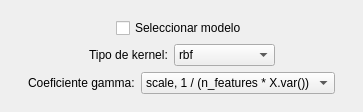
          <widget class="QWidget" name="svm">
           <property name="geometry">
            <rect>
             <x>0</x>
             <y>0</y>
             <width>363</width>
             <height>112</height>
            </rect>
           </property>
           <attribute name="label">
            <string>Support Vector Machine</string>
           </attribute>
           <layout class="QVBoxLayout" name="verticalLayout_16">
            <item>
             <spacer name="verticalSpacer_15">
              <property name="orientation">
               <enum>Qt::Vertical</enum>
              </property>
              <property name="sizeHint" stdset="0">
               <size>
                <width>20</width>
                <height>121</height>
               </size>
              </property>
             </spacer>
            </item>
            <item>
             <layout class="QHBoxLayout" name="horizontalLayout_35">
              <item>
               <spacer name="horizontalSpacer_65">
                <property name="orientation">
                 <enum>Qt::Horizontal</enum>
                </property>
                <property name="sizeHint" stdset="0">
                 <size>
                  <width>40</width>
                  <height>20</height>
                 </size>
                </property>
               </spacer>
              </item>
              <item>
               <widget class="QCheckBox" name="svm_check">
                <property name="text">
                 <string>Seleccionar modelo</string>
                </property>
               </widget>
              </item>
              <item>
               <spacer name="horizontalSpacer_66">
                <property name="orientation">
                 <enum>Qt::Horizontal</enum>
                </property>
                <property name="sizeHint" stdset="0">
                 <size>
                  <width>40</width>
                  <height>20</height>
                 </size>
                </property>
               </spacer>
              </item>
             </layout>
            </item>
            <item>
             <layout class="QHBoxLayout" name="horizontalLayout_36">
              <item>
               <spacer name="horizontalSpacer_67">
                <property name="orientation">
                 <enum>Qt::Horizontal</enum>
                </property>
                <property name="sizeHint" stdset="0">
                 <size>
                  <width>40</width>
                  <height>20</height>
                 </size>
                </property>
               </spacer>
              </item>
              <item>
               <widget class="QLabel" name="label_27">
                <property name="text">
                 <string>Tipo de kernel:</string>
                </property>
               </widget>
              </item>
              <item>
               <widget class="QComboBox" name="svm_comboBox1">
                <item>
                 <property name="text">
                  <string>rbf</string>
                 </property>
                </item>
                <item>
                 <property name="text">
                  <string>linear</string>
                 </property>
                </item>
                <item>
                 <property name="text">
                  <string>poly</string>
                 </property>
                </item>
                <item>
                 <property name="text">
                  <string>sigmoid</string>
                 </property>
                </item>
                <item>
                 <property name="text">
                  <string>precomputed</string>
                 </property>
                </item>
               </widget>
              </item>
              <item>
               <spacer name="horizontalSpacer_68">
                <property name="orientation">
                 <enum>Qt::Horizontal</enum>
                </property>
                <property name="sizeHint" stdset="0">
                 <size>
                  <width>40</width>
                  <height>20</height>
                 </size>
                </property>
               </spacer>
              </item>
             </layout>
            </item>
            <item>
             <layout class="QHBoxLayout" name="horizontalLayout_37">
              <item>
               <spacer name="horizontalSpacer_69">
                <property name="orientation">
                 <enum>Qt::Horizontal</enum>
                </property>
                <property name="sizeHint" stdset="0">
                 <size>
                  <width>40</width>
                  <height>20</height>
                 </size>
                </property>
               </spacer>
              </item>
              <item>
               <widget class="QLabel" name="label_28">
                <property name="text">
                 <string>Coeficiente gamma:</string>
                </property>
               </widget>
              </item>
              <item>
               <widget class="QComboBox" name="svm_comboBox2">
                <item>
                 <property name="text">
                  <string>scale, 1 / (n_features * X.var())</string>
                 </property>
                </item>
                <item>
                 <property name="text">
                  <string>auto, 1 / n_features</string>
                 </property>
                </item>
               </widget>
              </item>
              <item>
               <spacer name="horizontalSpacer_70">
                <property name="orientation">
                 <enum>Qt::Horizontal</enum>
                </property>
                <property name="sizeHint" stdset="0">
                 <size>
                  <width>40</width>
                  <height>20</height>
                 </size>
                </property>
               </spacer>
              </item>
             </layout>
            </item>
            <item>
             <spacer name="verticalSpacer_16">
              <property name="orientation">
               <enum>Qt::Vertical</enum>
              </property>
              <property name="sizeHint" stdset="0">
               <size>
                <width>20</width>
                <height>121</height>
               </size>
              </property>
             </spacer>
            </item>
           </layout>
          </widget>
